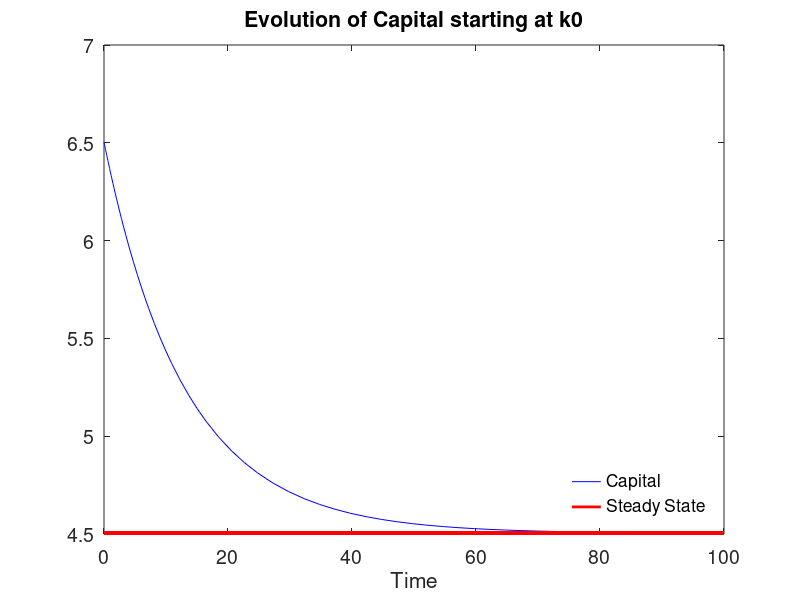

Here is the MATLAB script that generated this plot: (Note: this script raises an error after producing the figure.)

% Parameters (annual)
s = 0.3;        %average share of real investment in real GDP (around 20%)
delta = 0.05;   %average ratio of depreciation to GDP (around 5%)
n = 0.04;       %population growth (around 2%)
g = 0.02;       %technology growth
alpha = 1/3;    %current level of capital share in the economy (around 33%)

% steady state
k_ss = (s/(g+n+delta))^(1/(1-alpha));

% initial condition
k0 = k_ss + 2; 

%differential equation
k_dot = @(t, k) s * k ^ alpha - (g + n + delta) * k;

% ODE solver
tspan = [0 100]; %integrates differential equations from 0 to 100
[time, k] = ode45(k_dot, tspan, k0); %solve it with ode45

% Plotting parameters
fsizenum = 14;
lwidnum = 2;
figure % plot series of interest
plot(time, k, 'b', time, k_ss*ones(length(time)),'r', 'LineWidth', lwidnum), title('Evolution of Capital starting at k0');
xlabel('Time'), set(gca,'FontSize',fsizenum);
legend('Capital','Steady State','Location','Southeast'), legend boxoff;


plot(time(2:end), dk);

